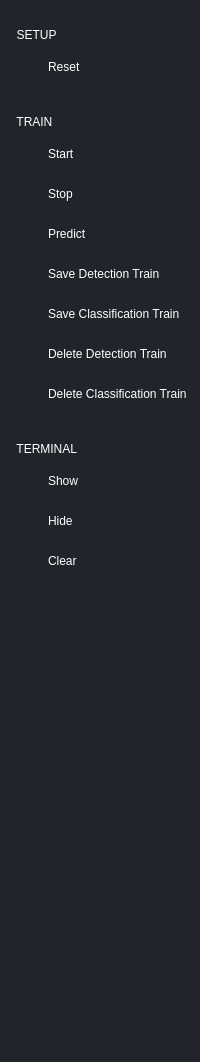
        <widget class="QFrame" name="tools_frame">
         <property name="minimumSize">
          <size>
           <width>190</width>
           <height>0</height>
          </size>
         </property>
         <property name="maximumSize">
          <size>
           <width>16777215</width>
           <height>16777215</height>
          </size>
         </property>
         <property name="styleSheet">
          <string notr="true">QFrame {
	background-color: rgb(33, 37, 43);
	color: white;
	border: 0
}

QPushButton {
	height: 30px;
	border: none;
	border-left: 8px solid rgb(33, 37, 43);
	background-color: rgb(33, 37, 43);
	background-position: left center;
	background-repeat: no-repeat;
	color: white;
	text-align: left;
	padding-left: 40px;
}

QPushButton:hover {
	border: 8px solid rgb(57, 65, 80);
	background-color: rgb(57, 65, 80);
}

QPushButton:pressed {
	border: 8px solid rgb(0, 133, 200);
	background-color: rgb(0, 133, 200);
}</string>
         </property>
         <property name="frameShape">
          <enum>QFrame::StyledPanel</enum>
         </property>
         <property name="frameShadow">
          <enum>QFrame::Raised</enum>
         </property>
         <layout class="QVBoxLayout" name="toolsFrameVerticalLayout">
          <property name="spacing">
           <number>15</number>
          </property>
          <property name="leftMargin">
           <number>0</number>
          </property>
          <property name="topMargin">
           <number>10</number>
          </property>
          <property name="rightMargin">
           <number>0</number>
          </property>
          <property name="bottomMargin">
           <number>0</number>
          </property>
          <item>
           <widget class="Line" name="line_5">
            <property name="maximumSize">
             <size>
              <width>16777215</width>
              <height>16777215</height>
             </size>
            </property>
            <property name="frameShadow">
             <enum>QFrame::Raised</enum>
            </property>
            <property name="lineWidth">
             <number>1</number>
            </property>
            <property name="orientation">
             <enum>Qt::Horizontal</enum>
            </property>
           </widget>
          </item>
          <item>
           <widget class="QFrame" name="setup_buttons_frame">
            <property name="frameShape">
             <enum>QFrame::StyledPanel</enum>
            </property>
            <property name="frameShadow">
             <enum>QFrame::Raised</enum>
            </property>
            <layout class="QVBoxLayout" name="setupButtonsFrameVerticalLayout">
             <property name="spacing">
              <number>10</number>
             </property>
             <property name="leftMargin">
              <number>0</number>
             </property>
             <property name="topMargin">
              <number>0</number>
             </property>
             <property name="rightMargin">
              <number>0</number>
             </property>
             <property name="bottomMargin">
              <number>0</number>
             </property>
             <item>
              <widget class="QLabel" name="setup_buttons_label">
               <property name="text">
                <string>     SETUP</string>
               </property>
              </widget>
             </item>
             <item>
              <widget class="QPushButton" name="reset_pushButton">
               <property name="maximumSize">
                <size>
                 <width>190</width>
                 <height>16777215</height>
                </size>
               </property>
               <property name="cursor">
                <cursorShape>PointingHandCursor</cursorShape>
               </property>
               <property name="styleSheet">
                <string notr="true">background-image: url(:/newPrefix/resources/reset.png);</string>
               </property>
               <property name="text">
                <string>Reset</string>
               </property>
              </widget>
             </item>
            </layout>
           </widget>
          </item>
          <item>
           <widget class="Line" name="line">
            <property name="orientation">
             <enum>Qt::Horizontal</enum>
            </property>
           </widget>
          </item>
          <item>
           <widget class="QFrame" name="model_buttons_frame">
            <property name="styleSheet">
             <string notr="true"/>
            </property>
            <property name="frameShape">
             <enum>QFrame::StyledPanel</enum>
            </property>
            <property name="frameShadow">
             <enum>QFrame::Raised</enum>
            </property>
            <layout class="QVBoxLayout" name="modelButtonsFrameVerticalLayout">
             <property name="spacing">
              <number>10</number>
             </property>
             <property name="leftMargin">
              <number>0</number>
             </property>
             <property name="topMargin">
              <number>0</number>
             </property>
             <property name="rightMargin">
              <number>0</number>
             </property>
             <property name="bottomMargin">
              <number>0</number>
             </property>
             <item>
              <widget class="QLabel" name="model_buttons_label">
               <property name="text">
                <string>     TRAIN</string>
               </property>
              </widget>
             </item>
             <item>
              <widget class="QPushButton" name="start_pushButton">
               <property name="maximumSize">
                <size>
                 <width>190</width>
                 <height>16777215</height>
                </size>
               </property>
               <property name="cursor">
                <cursorShape>PointingHandCursor</cursorShape>
               </property>
               <property name="styleSheet">
                <string notr="true">background-image: url(:/newPrefix/resources/start.png);</string>
               </property>
               <property name="text">
                <string>Start</string>
               </property>
              </widget>
             </item>
             <item>
              <widget class="QPushButton" name="stop_pushButton">
               <property name="maximumSize">
                <size>
                 <width>190</width>
                 <height>16777215</height>
                </size>
               </property>
               <property name="cursor">
                <cursorShape>PointingHandCursor</cursorShape>
               </property>
               <property name="styleSheet">
                <string notr="true">background-image: url(:/newPrefix/resources/stop.png);</string>
               </property>
               <property name="text">
                <string>Stop</string>
               </property>
              </widget>
             </item>
             <item>
              <widget class="QPushButton" name="predict_pushButton">
               <property name="maximumSize">
                <size>
                 <width>190</width>
                 <height>16777215</height>
                </size>
               </property>
               <property name="cursor">
                <cursorShape>PointingHandCursor</cursorShape>
               </property>
               <property name="styleSheet">
                <string notr="true">background-image: url(:/newPrefix/resources/predict.png);</string>
               </property>
               <property name="text">
                <string>Predict</string>
               </property>
              </widget>
             </item>
             <item>
              <widget class="QPushButton" name="save_detection_pushButton">
               <property name="maximumSize">
                <size>
                 <width>190</width>
                 <height>16777215</height>
                </size>
               </property>
               <property name="cursor">
                <cursorShape>PointingHandCursor</cursorShape>
               </property>
               <property name="styleSheet">
                <string notr="true">background-image: url(:/newPrefix/resources/save.png);</string>
               </property>
               <property name="text">
                <string>Save Detection Train</string>
               </property>
              </widget>
             </item>
             <item>
              <widget class="QPushButton" name="save_classification_pushButton">
               <property name="maximumSize">
                <size>
                 <width>190</width>
                 <height>16777215</height>
                </size>
               </property>
               <property name="cursor">
                <cursorShape>PointingHandCursor</cursorShape>
               </property>
               <property name="styleSheet">
                <string notr="true">background-image: url(:/newPrefix/resources/save.png);</string>
               </property>
               <property name="text">
                <string>Save Classification Train</string>
               </property>
              </widget>
             </item>
             <item>
              <widget class="QPushButton" name="delete_detection_pushButton">
               <property name="maximumSize">
                <size>
                 <width>190</width>
                 <height>16777215</height>
                </size>
               </property>
               <property name="cursor">
                <cursorShape>PointingHandCursor</cursorShape>
               </property>
               <property name="styleSheet">
                <string notr="true">background-image: url(:/newPrefix/resources/delete.png);</string>
               </property>
               <property name="text">
                <string>Delete Detection Train</string>
               </property>
              </widget>
             </item>
             <item>
              <widget class="QPushButton" name="delete_classification_pushButton">
               <property name="maximumSize">
                <size>
                 <width>190</width>
                 <height>16777215</height>
                </size>
               </property>
               <property name="cursor">
                <cursorShape>PointingHandCursor</cursorShape>
               </property>
               <property name="styleSheet">
                <string notr="true">background-image: url(:/newPrefix/resources/delete.png);</string>
               </property>
               <property name="text">
                <string>Delete Classification Train</string>
               </property>
              </widget>
             </item>
            </layout>
           </widget>
          </item>
          <item>
           <widget class="Line" name="line_3">
            <property name="frameShadow">
             <enum>QFrame::Raised</enum>
            </property>
            <property name="lineWidth">
             <number>1</number>
            </property>
            <property name="orientation">
             <enum>Qt::Horizontal</enum>
            </property>
           </widget>
          </item>
          <item>
           <widget class="QFrame" name="terminal_buttons_frame">
            <property name="styleSheet">
             <string notr="true"/>
            </property>
            <property name="frameShape">
             <enum>QFrame::StyledPanel</enum>
            </property>
            <property name="frameShadow">
             <enum>QFrame::Raised</enum>
            </property>
            <layout class="QVBoxLayout" name="terminalButtonsVerticalLayout">
             <property name="spacing">
              <number>10</number>
             </property>
             <property name="leftMargin">
              <number>0</number>
             </property>
             <property name="topMargin">
              <number>0</number>
             </property>
             <property name="rightMargin">
              <number>0</number>
             </property>
             <property name="bottomMargin">
              <number>0</number>
             </property>
             <item>
              <widget class="QLabel" name="terminal_buttons_label">
               <property name="text">
                <string>     TERMINAL</string>
               </property>
              </widget>
             </item>
             <item>
              <widget class="QPushButton" name="show_terminal_pushButton">
               <property name="maximumSize">
                <size>
                 <width>190</width>
                 <height>16777215</height>
                </size>
               </property>
               <property name="cursor">
                <cursorShape>PointingHandCursor</cursorShape>
               </property>
               <property name="styleSheet">
                <string notr="true">background-image: url(:/newPrefix/resources/show-hide-terminal.png);</string>
               </property>
               <property name="text">
                <string>Show</string>
               </property>
              </widget>
             </item>
             <item>
              <widget class="QPushButton" name="hide_terminal_pushButton_2">
               <property name="maximumSize">
                <size>
                 <width>190</width>
                 <height>16777215</height>
                </size>
               </property>
               <property name="cursor">
                <cursorShape>PointingHandCursor</cursorShape>
               </property>
               <property name="styleSheet">
                <string notr="true">background-image: url(:/newPrefix/resources/show-hide-terminal.png);</string>
               </property>
               <property name="text">
                <string>Hide</string>
               </property>
              </widget>
             </item>
             <item>
              <widget class="QPushButton" name="clear_terminal_pushButton">
               <property name="maximumSize">
                <size>
                 <width>190</width>
                 <height>16777215</height>
                </size>
               </property>
               <property name="cursor">
                <cursorShape>PointingHandCursor</cursorShape>
               </property>
               <property name="styleSheet">
                <string notr="true">background-image: url(:/newPrefix/resources/clear.png);</string>
               </property>
               <property name="text">
                <string>Clear</string>
               </property>
              </widget>
             </item>
            </layout>
           </widget>
          </item>
          <item>
           <widget class="Line" name="line_4">
            <property name="frameShadow">
             <enum>QFrame::Raised</enum>
            </property>
            <property name="lineWidth">
             <number>1</number>
            </property>
            <property name="orientation">
             <enum>Qt::Horizontal</enum>
            </property>
           </widget>
          </item>
          <item>
           <spacer name="tools_frame_verticalSpacer">
            <property name="orientation">
             <enum>Qt::Vertical</enum>
            </property>
            <property name="sizeHint" stdset="0">
             <size>
              <width>20</width>
              <height>468</height>
             </size>
            </property>
           </spacer>
          </item>
         </layout>
        </widget>
